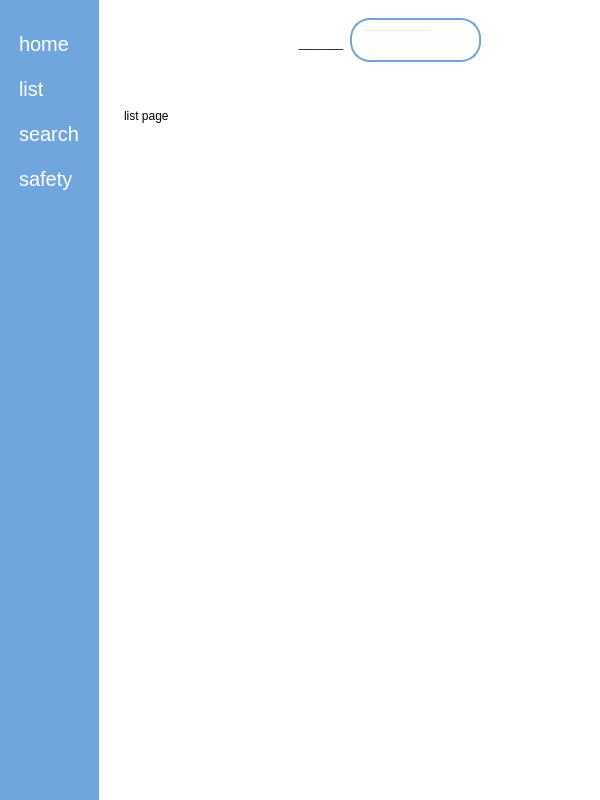
<?xml version="1.0" encoding="UTF-8"?>
<ui version="4.0">
 <class>MainWindow</class>
 <widget class="QMainWindow" name="MainWindow">
  <property name="enabled">
   <bool>true</bool>
  </property>
  <property name="geometry">
   <rect>
    <x>0</x>
    <y>0</y>
    <width>600</width>
    <height>800</height>
   </rect>
  </property>
  <property name="minimumSize">
   <size>
    <width>600</width>
    <height>800</height>
   </size>
  </property>
  <property name="maximumSize">
   <size>
    <width>600</width>
    <height>800</height>
   </size>
  </property>
  <property name="windowTitle">
   <string>MainWindow</string>
  </property>
  <property name="styleSheet">
   <string notr="true">background-color: rgb(255, 255, 255);</string>
  </property>
  <widget class="QWidget" name="centralwidget">
   <layout class="QGridLayout" name="gridLayout">
    <property name="leftMargin">
     <number>0</number>
    </property>
    <property name="topMargin">
     <number>0</number>
    </property>
    <property name="rightMargin">
     <number>0</number>
    </property>
    <property name="bottomMargin">
     <number>0</number>
    </property>
    <item row="0" column="1">
     <widget class="QWidget" name="main_menu" native="true">
      <layout class="QGridLayout" name="gridLayout_2">
       <item row="0" column="0">
        <widget class="QWidget" name="widget" native="true">
         <layout class="QHBoxLayout" name="horizontalLayout_2">
          <item>
           <spacer name="horizontalSpacer">
            <property name="orientation">
             <enum>Qt::Horizontal</enum>
            </property>
            <property name="sizeHint" stdset="0">
             <size>
              <width>106</width>
              <height>20</height>
             </size>
            </property>
           </spacer>
          </item>
          <item>
           <widget class="QPushButton" name="pushButton_13">
            <property name="styleSheet">
             <string notr="true">border: none;</string>
            </property>
            <property name="text">
             <string/>
            </property>
            <property name="icon">
             <iconset resource="resources.qrc">
              <normaloff>:/icons/icon/menu_icon.svg</normaloff>:/icons/icon/menu_icon.svg</iconset>
            </property>
            <property name="iconSize">
             <size>
              <width>50</width>
              <height>50</height>
             </size>
            </property>
            <property name="checkable">
             <bool>true</bool>
            </property>
           </widget>
          </item>
          <item>
           <spacer name="horizontalSpacer_2">
            <property name="orientation">
             <enum>Qt::Horizontal</enum>
            </property>
            <property name="sizeHint" stdset="0">
             <size>
              <width>106</width>
              <height>20</height>
             </size>
            </property>
           </spacer>
          </item>
          <item>
           <widget class="QPushButton" name="Customer_Gui_btnHeader">
            <property name="font">
             <font>
              <pointsize>15</pointsize>
              <weight>75</weight>
              <bold>true</bold>
             </font>
            </property>
            <property name="styleSheet">
             <string notr="true">border: none;</string>
            </property>
            <property name="text">
             <string>____</string>
            </property>
           </widget>
          </item>
          <item>
           <spacer name="horizontalSpacer_3">
            <property name="orientation">
             <enum>Qt::Horizontal</enum>
            </property>
            <property name="sizeHint" stdset="0">
             <size>
              <width>4</width>
              <height>20</height>
             </size>
            </property>
           </spacer>
          </item>
          <item>
           <widget class="QFrame" name="searchframe">
            <property name="styleSheet">
             <string notr="true">#searchframe{
border-radius: 20px;
border: 2px solid #71a5de;
}</string>
            </property>
            <property name="frameShape">
             <enum>QFrame::StyledPanel</enum>
            </property>
            <property name="frameShadow">
             <enum>QFrame::Raised</enum>
            </property>
            <layout class="QHBoxLayout" name="horizontalLayout">
             <item>
              <widget class="QLineEdit" name="Customer_Gui_lineSearchBar">
               <property name="styleSheet">
                <string notr="true">background: transparent;</string>
               </property>
               <property name="text">
                <string/>
               </property>
              </widget>
             </item>
             <item>
              <widget class="QPushButton" name="Customer_Gui_btnSearch">
               <property name="styleSheet">
                <string notr="true">border: none;</string>
               </property>
               <property name="text">
                <string/>
               </property>
               <property name="icon">
                <iconset resource="resources.qrc">
                 <normaloff>:/icons/icon/search_icon.svg</normaloff>:/icons/icon/search_icon.svg</iconset>
               </property>
               <property name="iconSize">
                <size>
                 <width>20</width>
                 <height>20</height>
                </size>
               </property>
              </widget>
             </item>
            </layout>
           </widget>
          </item>
          <item>
           <spacer name="horizontalSpacer_4">
            <property name="orientation">
             <enum>Qt::Horizontal</enum>
            </property>
            <property name="sizeHint" stdset="0">
             <size>
              <width>138</width>
              <height>20</height>
             </size>
            </property>
           </spacer>
          </item>
         </layout>
        </widget>
       </item>
       <item row="1" column="0">
        <widget class="QStackedWidget" name="stackedWidget">
         <property name="styleSheet">
          <string notr="true">background-color: rgb(255, 255, 255);</string>
         </property>
         <property name="currentIndex">
          <number>1</number>
         </property>
         <widget class="QWidget" name="home_page">
          <widget class="QLabel" name="label">
           <property name="geometry">
            <rect>
             <x>0</x>
             <y>20</y>
             <width>111</width>
             <height>20</height>
            </rect>
           </property>
           <property name="text">
            <string>home page</string>
           </property>
          </widget>
         </widget>
         <widget class="QWidget" name="fishList_page">
          <widget class="QLabel" name="label_2">
           <property name="geometry">
            <rect>
             <x>10</x>
             <y>30</y>
             <width>67</width>
             <height>17</height>
            </rect>
           </property>
           <property name="text">
            <string>list page</string>
           </property>
          </widget>
         </widget>
         <widget class="QWidget" name="order_page">
          <widget class="QLabel" name="label_3">
           <property name="geometry">
            <rect>
             <x>0</x>
             <y>30</y>
             <width>111</width>
             <height>17</height>
            </rect>
           </property>
           <property name="text">
            <string>safety page</string>
           </property>
          </widget>
         </widget>
         <widget class="QWidget" name="page">
          <widget class="QLabel" name="label_4">
           <property name="geometry">
            <rect>
             <x>20</x>
             <y>40</y>
             <width>101</width>
             <height>17</height>
            </rect>
           </property>
           <property name="text">
            <string>search page</string>
           </property>
          </widget>
         </widget>
        </widget>
       </item>
      </layout>
     </widget>
    </item>
    <item row="0" column="0">
     <widget class="QWidget" name="icon_name_widget" native="true">
      <property name="styleSheet">
       <string notr="true">QWidget{
	background-color:#71a5de;
}

QPushButton{
	color: white;
	text-align: left;
	height: 30px;
	border: none;
	padding-left: 10px;
	padding-right: 20px;
	border-top-left-radius: 10px;
	border-bottom-left-radius: 10px;
}

QPushButton:checked{
	background-color: #ffffff;
	color:#71a5de;
	font-weight:bold;
}</string>
      </property>
      <layout class="QVBoxLayout" name="verticalLayout_4">
       <property name="rightMargin">
        <number>0</number>
       </property>
       <item>
        <layout class="QVBoxLayout" name="verticalLayout_2">
         <property name="spacing">
          <number>15</number>
         </property>
         <property name="topMargin">
          <number>20</number>
         </property>
         <item>
          <widget class="QPushButton" name="Customer_Gui_btnHomePage_1">
           <property name="font">
            <font>
             <pointsize>15</pointsize>
            </font>
           </property>
           <property name="text">
            <string>home</string>
           </property>
           <property name="icon">
            <iconset>
             <normaloff>:/icons/icon/home_white.svg</normaloff>
             <normalon>:/icons/icon/home_blue.svg</normalon>:/icons/icon/home_white.svg</iconset>
           </property>
           <property name="iconSize">
            <size>
             <width>25</width>
             <height>25</height>
            </size>
           </property>
           <property name="checkable">
            <bool>true</bool>
           </property>
           <property name="autoExclusive">
            <bool>true</bool>
           </property>
          </widget>
         </item>
         <item>
          <widget class="QPushButton" name="Customer_Gui_btnFishListPage_1">
           <property name="font">
            <font>
             <pointsize>15</pointsize>
            </font>
           </property>
           <property name="text">
            <string>list</string>
           </property>
           <property name="icon">
            <iconset>
             <normaloff>:/icons/icon/profile_white.png</normaloff>
             <normalon>:/icons/icon/profile_blue.png</normalon>:/icons/icon/profile_white.png</iconset>
           </property>
           <property name="iconSize">
            <size>
             <width>25</width>
             <height>25</height>
            </size>
           </property>
           <property name="checkable">
            <bool>true</bool>
           </property>
           <property name="autoExclusive">
            <bool>true</bool>
           </property>
          </widget>
         </item>
         <item>
          <widget class="QPushButton" name="Customer_Gui_btnImageSearchPage_1">
           <property name="font">
            <font>
             <pointsize>15</pointsize>
            </font>
           </property>
           <property name="text">
            <string>search</string>
           </property>
           <property name="icon">
            <iconset>
             <normaloff>:/icons/icon/apple_white.svg</normaloff>
             <normalon>:/icons/icon/apple.svg</normalon>:/icons/icon/apple_white.svg</iconset>
           </property>
           <property name="iconSize">
            <size>
             <width>25</width>
             <height>25</height>
            </size>
           </property>
           <property name="checkable">
            <bool>true</bool>
           </property>
           <property name="autoExclusive">
            <bool>true</bool>
           </property>
          </widget>
         </item>
         <item>
          <widget class="QPushButton" name="Customer_Gui_btnsafetyPage_1">
           <property name="font">
            <font>
             <pointsize>15</pointsize>
            </font>
           </property>
           <property name="text">
            <string>safety</string>
           </property>
           <property name="icon">
            <iconset>
             <normaloff>:/icons/icon/baseball_ball_white.png</normaloff>
             <normalon>:/icons/icon/baseball_ball_blue.png</normalon>:/icons/icon/baseball_ball_white.png</iconset>
           </property>
           <property name="iconSize">
            <size>
             <width>25</width>
             <height>25</height>
            </size>
           </property>
           <property name="checkable">
            <bool>true</bool>
           </property>
           <property name="autoExclusive">
            <bool>true</bool>
           </property>
          </widget>
         </item>
        </layout>
       </item>
       <item>
        <spacer name="verticalSpacer">
         <property name="orientation">
          <enum>Qt::Vertical</enum>
         </property>
         <property name="sizeHint" stdset="0">
          <size>
           <width>20</width>
           <height>40</height>
          </size>
         </property>
        </spacer>
       </item>
       <item>
        <widget class="QPushButton" name="pushButton_12">
         <property name="text">
          <string/>
         </property>
        </widget>
       </item>
      </layout>
     </widget>
    </item>
   </layout>
  </widget>
 </widget>
 <resources>
  <include location="resources.qrc"/>
 </resources>
 <connections>
  <connection>
   <sender>pushButton_13</sender>
   <signal>toggled(bool)</signal>
   <receiver>icon_name_widget</receiver>
   <slot>setVisible(bool)</slot>
   <hints>
    <hint type="sourcelabel">
     <x>496</x>
     <y>64</y>
    </hint>
    <hint type="destinationlabel">
     <x>190</x>
     <y>539</y>
    </hint>
   </hints>
  </connection>
 </connections>
</ui>
